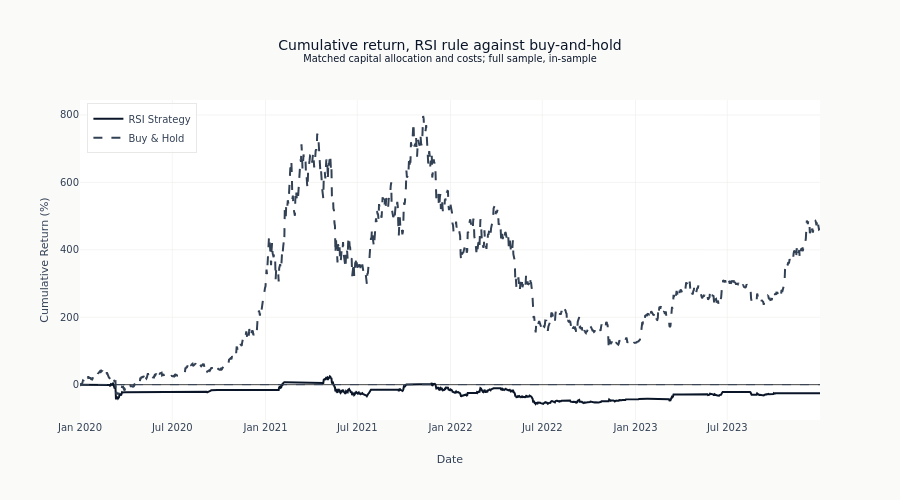

Write notebook code for a chart like this one.
### Code cell
fig = go.Figure()

strategy_cum = portfolio.cumulative_returns() * 100
bh_cum = bh_portfolio.cumulative_returns() * 100

fig.add_trace(
    go.Scatter(
        x=strategy_cum.index,
        y=strategy_cum,
        name="RSI Strategy",
        line=dict(color=COLORS["blue"]),
    )
)

fig.add_trace(
    go.Scatter(
        x=bh_cum.index,
        y=bh_cum,
        name="Buy & Hold",
        line=dict(color=COLORS["neutral"], dash="dash"),
    )
)

fig.update_layout(
    title=(
        "Cumulative return, RSI rule against buy-and-hold"
        "<br><sup>Matched capital allocation and costs; full sample, in-sample</sup>"
    ),
    xaxis_title="Date",
    yaxis_title="Cumulative Return (%)",
    height=500,
    legend=dict(yanchor="top", y=0.99, xanchor="left", x=0.01),
    hovermode="x unified",
)
fig.add_hline(y=0, line_dash="dash", line_color=COLORS["neutral"], line_width=1)
show_plotly_with_alt(
    fig,
    (
        "Cumulative return in percent for the RSI rule in solid navy and buy-and-hold in "
        "dashed grey, on one linear axis. Both are run on the same bars, from the same "
        "capital, and net of the same fees and slippage, so the only difference between them "
        "is when each is in the market. Drawn on a shared axis, which is what makes the two "
        "directly comparable and also what compresses the smaller of them."
    ),
)

### Figure 1 — Plotly figure (JSON) as saved in the notebook; plotly's stock layout.template omitted (floating-point values rounded to 4 significant figures; data arrays with more than 128 entries replaced by an {"elided": "..."} marker saying what was removed)
{"data": [{"line": {"color": "#0a1628"}, "name": "RSI Strategy", "type": "scatter", "x": {"elided": "1461 str values"}, "y": {"elided": "1461 float values"}}, {"line": {"color": "#334155", "dash": "dash"}, "name": "Buy & Hold", "type": "scatter", "x": {"elided": "1461 str values"}, "y": {"elided": "1461 float values"}}], "layout": {"height": 500, "hovermode": "x unified", "legend": {"x": 0.01, "xanchor": "left", "y": 0.99, "yanchor": "top"}, "shapes": [{"line": {"color": "#334155", "dash": "dash", "width": 1}, "type": "line", "x0": 0, "x1": 1, "xref": "x domain", "y0": 0, "y1": 0, "yref": "y"}], "title": {"text": "Cumulative return, RSI rule against buy-and-hold<br><sup>Matched capital allocation and costs; full sample, in-sample</sup>"}, "xaxis": {"title": {"text": "Date"}}, "yaxis": {"title": {"text": "Cumulative Return (%)"}}}}
